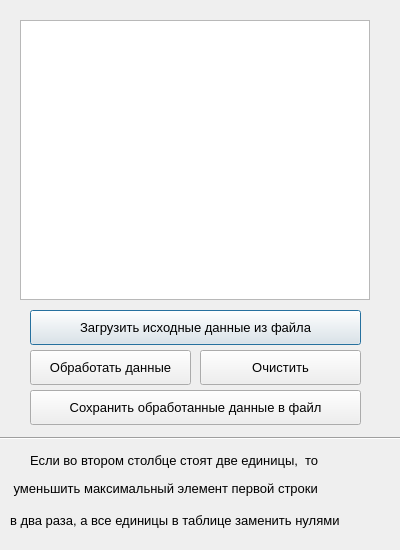
<?xml version="1.0" encoding="UTF-8"?>
<ui version="4.0">
 <class>Dialog</class>
 <widget class="QDialog" name="Dialog">
  <property name="geometry">
   <rect>
    <x>0</x>
    <y>0</y>
    <width>400</width>
    <height>550</height>
   </rect>
  </property>
  <property name="minimumSize">
   <size>
    <width>0</width>
    <height>0</height>
   </size>
  </property>
  <property name="maximumSize">
   <size>
    <width>500</width>
    <height>600</height>
   </size>
  </property>
  <property name="windowTitle">
   <string>Dialog</string>
  </property>
  <widget class="QPlainTextEdit" name="plainTextEdit">
   <property name="geometry">
    <rect>
     <x>20</x>
     <y>20</y>
     <width>350</width>
     <height>280</height>
    </rect>
   </property>
   <property name="maximumSize">
    <size>
     <width>400</width>
     <height>400</height>
    </size>
   </property>
   <property name="font">
    <font>
     <family>Segoe UI</family>
     <pointsize>10</pointsize>
    </font>
   </property>
  </widget>
  <widget class="QPushButton" name="btn_upload_data">
   <property name="geometry">
    <rect>
     <x>30</x>
     <y>310</y>
     <width>331</width>
     <height>35</height>
    </rect>
   </property>
   <property name="font">
    <font>
     <family>Segoe UI</family>
     <pointsize>10</pointsize>
    </font>
   </property>
   <property name="text">
    <string>Загрузить исходные данные из файла</string>
   </property>
  </widget>
  <widget class="QPushButton" name="btn_process_data">
   <property name="geometry">
    <rect>
     <x>30</x>
     <y>350</y>
     <width>161</width>
     <height>35</height>
    </rect>
   </property>
   <property name="font">
    <font>
     <family>Segoe UI</family>
     <pointsize>10</pointsize>
    </font>
   </property>
   <property name="text">
    <string>Обработать данные</string>
   </property>
  </widget>
  <widget class="QPushButton" name="btn_clear">
   <property name="geometry">
    <rect>
     <x>200</x>
     <y>350</y>
     <width>161</width>
     <height>35</height>
    </rect>
   </property>
   <property name="font">
    <font>
     <family>Segoe UI</family>
     <pointsize>10</pointsize>
    </font>
   </property>
   <property name="text">
    <string>Очистить</string>
   </property>
  </widget>
  <widget class="QPushButton" name="btn_save_data">
   <property name="geometry">
    <rect>
     <x>30</x>
     <y>390</y>
     <width>331</width>
     <height>35</height>
    </rect>
   </property>
   <property name="font">
    <font>
     <family>Segoe UI</family>
     <pointsize>10</pointsize>
    </font>
   </property>
   <property name="text">
    <string>Сохранить обработанные данные в файл</string>
   </property>
  </widget>
  <widget class="QLabel" name="label_task_1">
   <property name="geometry">
    <rect>
     <x>30</x>
     <y>450</y>
     <width>341</width>
     <height>20</height>
    </rect>
   </property>
   <property name="font">
    <font>
     <family>Segoe UI</family>
     <pointsize>10</pointsize>
    </font>
   </property>
   <property name="text">
    <string>Если во втором столбце стоят две единицы,  то</string>
   </property>
  </widget>
  <widget class="QLabel" name="label_task_2">
   <property name="geometry">
    <rect>
     <x>10</x>
     <y>480</y>
     <width>361</width>
     <height>16</height>
    </rect>
   </property>
   <property name="font">
    <font>
     <family>Segoe UI</family>
     <pointsize>10</pointsize>
    </font>
   </property>
   <property name="text">
    <string> уменьшить максимальный элемент первой строки</string>
   </property>
  </widget>
  <widget class="QLabel" name="label_task_3">
   <property name="geometry">
    <rect>
     <x>10</x>
     <y>500</y>
     <width>381</width>
     <height>41</height>
    </rect>
   </property>
   <property name="font">
    <font>
     <family>Segoe UI</family>
     <pointsize>10</pointsize>
    </font>
   </property>
   <property name="text">
    <string>в два раза, а все единицы в таблице заменить нулями</string>
   </property>
  </widget>
  <widget class="Line" name="line">
   <property name="geometry">
    <rect>
     <x>0</x>
     <y>430</y>
     <width>401</width>
     <height>16</height>
    </rect>
   </property>
   <property name="orientation">
    <enum>Qt::Horizontal</enum>
   </property>
  </widget>
 </widget>
 <resources/>
 <connections/>
</ui>
